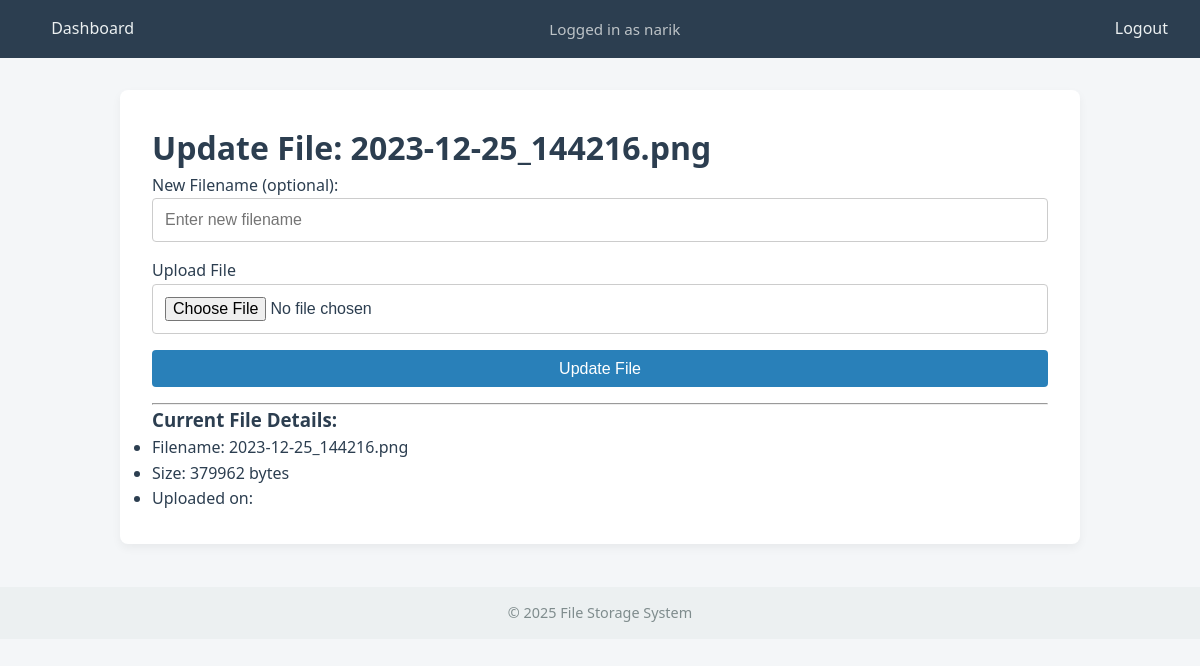
/update/1 (signed in), run on the app's committed database.
### file_storage/app/models_form.py (models this page shows)
class User(UserMixin, db.Model):
    id = db.Column(db.Integer, primary_key=True)
    username = db.Column(db.String(80), unique=True, nullable=False)
    password = db.Column(db.String(200), nullable=False)
    files = db.relationship('File', backref='owner', lazy=True)

class File(db.Model):
    id = db.Column(db.Integer, primary_key=True)
    filename = db.Column(db.String(100))
    size = db.Column(db.Integer)
    uploaded = db.Column(db.DateTime, default=datetime.utcnow)
    user_id = db.Column(db.Integer, db.ForeignKey('user.id'))

### file_storage/app/views.py (the view, shortened to what this page needs)
@app.route('/update/<int:file_id>', methods=['GET', 'POST'])
@login_required
def update_file(file_id):
    file = File.query.get_or_404(file_id)
    if file.user_id != current_user.id:
        flash("You don't have permission to edit this file.")
        return redirect(url_for('dashboard'))
    form = UploadForm()
    return render_template('update_file.html', form=form, file=file)

### file_storage/app/models_form.py
class UploadForm(FlaskForm):
    file = FileField('Upload File')
    submit = SubmitField('Upload')

### file_storage/app/models_form.py (called while the page is built)
@login_manager.user_loader
def load_user(user_id):
    return User.query.get(int(user_id))

### file_storage/app/views.py (called while the page is built)
@app.before_request
def make_session_permanent():
    session.permanent = True
    app.permanent_session_lifetime = timedelta(minutes=15)

### file_storage/run.py (called while the page is built)
@app.context_processor
def inject_now():
    return {'current_year': datetime.now().year}

### file_storage/app/templates/update_file.html (shortened to what this page needs)
{% extends 'base.html' %}
{% block content %}
    <h1>Update File: {{ file.filename }}</h1>
    <form method="POST" enctype="multipart/form-data">
        <div>
            <label for="new_filename">New Filename (optional):</label>
            <input type="text" name="new_filename" class="form-control" placeholder="Enter new filename" />
        </div>
        <div>
            {{ form.file.label }}
            {{ form.file() }}
        </div>
        <div>
            <button type="submit" class="btn btn-warning">Update File</button>
        </div>
    </form>
    <hr>
    <h3>Current File Details:</h3>
    <ul>
        <li>Filename: {{ file.filename }}</li>
        <li>Size: {{ file.size }} bytes</li>
        <li>Uploaded on: {{ file.timestamp }}</li>
    </ul>
{% endblock %}

### file_storage/app/templates/base.html (shortened to what this page needs)
<!DOCTYPE html>
<html lang="en">
<head>
    <link rel="stylesheet" href="{{ url_for('static', filename='style.css') }}">
</head>
<body>
    <nav>
        <div class="nav-container">
            <a href="{{ url_for('dashboard') }}">Dashboard</a>
            {% if current_user.is_authenticated %}
                <span class="user-info">Logged in as {{ current_user.username }}</span>
                <a href="{{ url_for('logout') }}">Logout</a>
            {% else %}
                <a href="{{ url_for('login') }}">Login</a>
                <a href="{{ url_for('register') }}">Register</a>
            {% endif %}
        </div>
    </nav>
    <main>
        {% block content %}{% endblock %}
    </main>
    <footer>
        <p>&copy; {{ current_year }} File Storage System</p>
    </footer>
</body>
</html>

### file_storage/app/static/style.css (style rules this page uses)
* { box-sizing: border-box; margin: 0; padding: 0; }
body { font-family: 'Segoe UI', Tahoma, sans-serif; background-color: #f4f6f8; color: #2c3e50; line-height: 1.6; }
nav { background-color: #2c3e50; padding: 1em 2em; }
.nav-container { display: flex; justify-content: space-between; align-items: center; }
nav a { color: #ecf0f1; margin-left: 1.2em; text-decoration: none; font-weight: 500; transition: color 0.2s ease; }
.user-info { color: #bdc3c7; font-size: 0.95em; }
main { max-width: 960px; margin: 2em auto; padding: 2em; background: #ffffff; border-radius: 8px; box-shadow: 0 4px 10px rgba(0, 0, 0, 0.05); }
input, select, textarea, button { font-size: 1em; padding: 0.75em; margin-bottom: 1em; width: 100%; border: 1px solid #ccc; border-radius: 4px; transition: border-color 0.2s ease; }
button { background-color: #2980b9; color: white; border: none; font-weight: 500; cursor: pointer; transition: background-color 0.2s ease; }
footer { text-align: center; padding: 1em; margin-top: 3em; background-color: #ecf0f1; color: #7f8c8d; font-size: 0.9em; }
.btn { background-color: #2980b9; color: white; padding: 0.6em 1em; text-decoration: none; border: none; border-radius: 4px; cursor: pointer; font-weight: 500; display: inline-block; text-align: center; white-space: nowrap; }

### data on the page
User: username "narik"
File: filename "2023-12-25_144216.png", size "379962"
